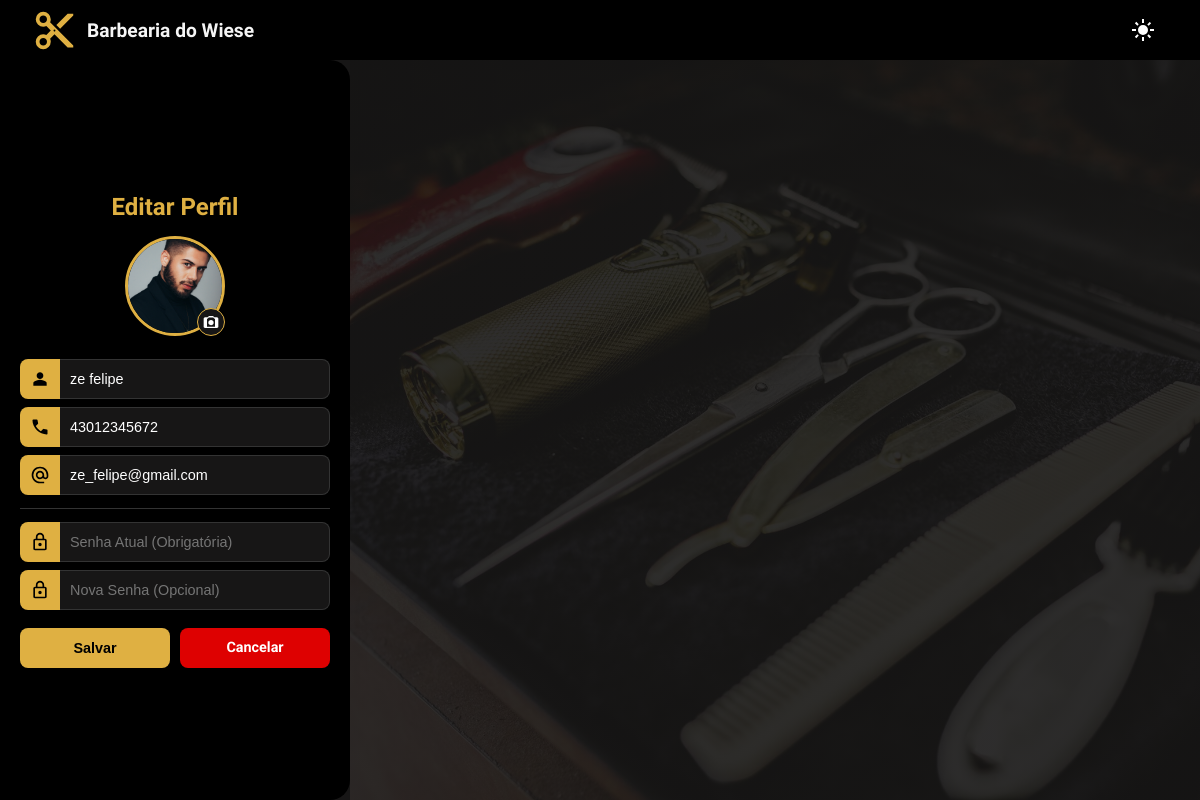
Page /barbeiro/editar-perfil/ (signed in) on the committed database.
### account/models.py (models this page shows, shortened)
class UserPersonalizado(AbstractUser):
    validador_com_espaco = RegexValidator(
        regex=r'^[a-zA-Z_.@+\- ]+$', # coloque uma barra invertida antes do hifen se n ele acha q eh intervalo este espaco
        message='O nome de usuário pode conter letras, números, ESPAÇOS e caracteres @/./+/-/_',
        flags=0
    )
    username = models.CharField(
        'username',
        max_length=33,
        unique=True,
        help_text='Obrigatório. 150 caracteres ou menos. Letras, dígitos, espaços e @/./+/-/_ apenas.',
        validators=[validador_com_espaco], # <--- Usamos o nosso aqui
        error_messages={
            'unique': "Um usuário com este nome já existe.",
        },
    )
    telefone = models.CharField(max_length=11, unique=True)
    REQUIRED_FIELDS = ['email','telefone',]
    USERNAME_FIELD = 'username'
    objects = CriadorUser()

### barbeiro/models.py (models this page shows, shortened)
class Barbeiro(models.Model):
    id_barbeiro= models.AutoField(primary_key=True)
    fk_user = models.OneToOneField(settings.AUTH_USER_MODEL,on_delete=models.CASCADE,null=False,related_name='barber')
    foto_barbeiro= models.ImageField(
    upload_to='fotos_barbeiros/',
    null=True,
    blank=True,
    default='fotos_barbeiros/sem_foto.jpg'
    )
    class Meta():
        constraints=[models.UniqueConstraint(name='barbeiro_user_unico',fields=['id_barbeiro','fk_user'])]

### barbeiro/views.py (the view, shortened to what this page needs)
# urls.py: path('editar-perfil/',views.barbeiro_perfil,name='barbeiro_perfil'),
@ensure_csrf_cookie
@login_required(login_url='/account/login/')
def barbeiro_perfil(request):
    if request.method == 'GET':
        if hasattr(request.user, 'clientao'):
            return redirect('/clientes/dashboard/')
        if not hasattr(request.user, 'barber'):
            return redirect('/')
        contexto = {'barbeiro_tal': request.user}
        return render(request, 'barbeiro/editar-perfil.html', contexto)

### templates/barbeiro/editar-perfil.html (shortened to what this page needs)
{% load static %}
<!DOCTYPE html>
<html lang="pt-br">
<head>
  <link rel="stylesheet" href="{% static 'barbeiro/css/styleseditar-perfil.css' %}">
</head>
<body>
    <nav>
        <a href="/clientes/dashboard/" class="nav-logo">
            <img src="{% static 'global/images/content_cut_24dp_E3E3E3_FILL1_wght400_GRAD0_opsz24.svg' %}" alt="Logo" class="logo-icon">
            <h1 class="page-title">Barbearia do Wiese</h1>
        </a>
        <button id="theme-switch" aria-label="Alternar tema">
        </button>
    </nav>
    <div class="container">
        <div class="wrapper">
            <h2>Editar Perfil</h2>
            <form id="form-editar">
                <div style="display: flex; justify-content: center; width: 100%; margin-bottom: 10px;">
                    <label for="foto-input" class="profile-pic-container">
                        {% if barbeiro_tal.barber.foto_barbeiro %}
                            <img src="{{ barbeiro_tal.barber.foto_barbeiro.url }}" id="preview-img" class="profile-pic">
                        {% else %}
                            <img src="{% static 'account/images/icon_pessoa-white.svg' %}" id="preview-img" class="profile-pic" style="padding: 15px; background: var(--color-input-background);">
                        {% endif %}
                        <div class="camera-icon">
                        </div>
                    </label>
                </div>
                <div>
                    <label for="username">
                        <svg xmlns="http://www.w3.org/2000/svg" height="20px" viewBox="0 -960 960 960" width="20px"><path d="M480-480q-66 0-113-47t-47-113q0-66 47-113t113-47q66 0 113 47t47 113q0 66-47 113t-113 47ZM160-160v-112q0-34 17.5-62.5T224-378q62-31 126-46.5T480-440q66 0 130 15.5T736-378q29 15 46.5 43.5T800-272v112H160Z"/></svg>
                    </label>
                    <input type="text" name="username" id="username" placeholder="Nome de usuário" value="{{ barbeiro_tal.username }}">
                </div>
                <div>
                    <label for="telefone">
                    </label>
                    <input type="tel" name="telefone" id="telefone" placeholder="Telefone" maxlength="15" value="{{ barbeiro_tal.telefone }}">
                </div>
                <div>
                    <label for="email">
                    </label>
                    <input type="email" name="email" id="email" placeholder="Email" value="{{ barbeiro_tal.email }}">
                </div>
                <hr style="width: 100%; border: 0; border-top: 1px solid #333; margin: 5px 0;">
                <div>
                    <label for="senha_atual">
                    </label>
                    <input type="password" name="senha_atual" id="senha_atual" placeholder="Senha Atual (Obrigatória)" autocomplete="new-password">
                </div>
                <div>
                    <label for="nova_senha">
                    </label>
                    <input type="password" name="nova_senha" id="nova_senha" placeholder="Nova Senha (Opcional)" autocomplete="new-password">
                </div>
                <div class="form-actions">
                    <button type="submit" id="btn-salvar">Salvar</button>
                    <a href="/clientes/dashboard/" id="btn-limpar" style="text-decoration: none; display: flex; align-items: center; justify-content: center;">Cancelar</a>
                </div>
            </form>
        </div>
        <div class="content-right">
            </div>
    </div>
</body>
</html>

### static/barbeiro/css/styleseditar-perfil.css (style rules this page uses)
:root { --color-primary: #f5f5f5; --color-secondary: #DFB042; --color-background: #000000; --color-input-background: #171616; --color-text: #ffffff; --color-incorrect: #de0101; --color-black: #000000; --overlay-color: rgba(23, 22, 22, 0.90); --font-family-primary: 'Roboto', sans-serif; --font-family-secondary: 'Quicksand', sans-serif; }
* { margin: 0; padding: 0; box-sizing: border-box; }
body { background-color: var(--color-input-background); color: var(--color-text); font-family: var(--font-family-primary); overflow: hidden; transition: background-color 0.3s ease; }
nav { position: fixed; top: 0; left: 0; width: 100%; height: 60px; background: var(--color-background); display: flex; justify-content: space-between; align-items: center; padding: 0 2rem; z-index: 100; transition: background-color 0.3s ease; }
.nav-logo { display: flex; align-items: center; gap: 10px; text-decoration: none; }
.logo-icon { width: 45px; height: 45px; }
.page-title { font-family: var(--font-family-secondary); font-size: 1.2rem; color: var(--color-primary); transition: color 0.3s ease; }
.container { display: grid; grid-template-columns: 350px 1fr; min-height: 100vh; padding-top: 60px; }
.wrapper { background-color: var(--color-background); height: calc(100vh - 60px); position: fixed; left: 0; top: 60px; width: 350px; display: flex; flex-direction: column; align-items: center; justify-content: center; padding: 10px 20px; border-radius: 0 20px 20px 0; z-index: 10; overflow-y: auto; transition: background-color 0.3s ease; }
.wrapper h2 { color: var(--color-secondary); margin-bottom: 10px; font-family: var(--font-family-secondary); text-align: center; font-size: 1.5rem; }
form { width: 100%; display: flex; flex-direction: column; gap: 8px; }
form > div { display: flex; width: 100%; }
form label { width: 40px; height: 40px; flex-shrink: 0; background-color: var(--color-secondary); display: flex; justify-content: center; align-items: center; border-radius: 8px 0 0 8px; }
form label svg { fill: var(--color-black); width: 20px; height: 20px; }
form input { flex-grow: 1; height: 40px; padding: 0 10px; background: var(--color-input-background); border: 1px solid #333; border-left: none; border-radius: 0 8px 8px 0; color: var(--color-text); font-size: 0.9rem; outline: none; min-width: 0; }
.profile-pic-container { position: relative; width: 100px !important; height: 100px !important; margin-bottom: 5px; cursor: pointer; background-color: transparent !important; border-radius: 50% !important; display: block !important; padding: 0 !important; }
.profile-pic { width: 100%; height: 100%; object-fit: cover; border-radius: 50%; border: 3px solid var(--color-secondary); transition: border-color 0.3s; }
.camera-icon { position: absolute; bottom: 0; right: 0; background: var(--color-input-background); padding: 5px; border-radius: 50%; border: 1px solid var(--color-secondary); display: flex; align-items: center; justify-content: center; }
.camera-icon svg { fill: var(--color-text); width: 16px; height: 16px; }
.form-actions { display: flex; flex-direction: row; gap: 10px; margin-top: 10px; }
#btn-salvar, #btn-limpar { flex: 1; height: 40px; font-weight: bold; font-size: 0.9rem; border: none; border-radius: 8px; cursor: pointer; transition: 0.2s; }
#btn-salvar { background-color: var(--color-secondary); color: var(--color-black); }
#btn-limpar { background-color: var(--color-incorrect); color: white; }
.content-right { grid-column: 2; background-image: linear-gradient(var(--overlay-color), var(--overlay-color)), url('../../account/images/scissors.jpg'); background-size: cover; background-position: center; min-height: calc(100vh - 60px); }
#theme-switch { height: 50px; width: 50px; padding: 0; border: none; border-radius: 50%; background-color: transparent; display: flex; justify-content: center; align-items: center; cursor: pointer; }
#theme-switch svg { fill: var(--color-text); }

### rows in the picture
UserPersonalizado: barber.foto_barbeiro (picture), username "ze felipe", telefone "43012345672", email "ze_felipe@gmail.com"
